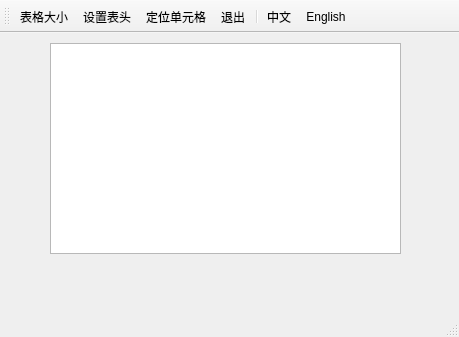
<?xml version="1.0" encoding="UTF-8"?>
<ui version="4.0">
 <class>MainWindow</class>
 <widget class="QMainWindow" name="MainWindow">
  <property name="geometry">
   <rect>
    <x>0</x>
    <y>0</y>
    <width>459</width>
    <height>337</height>
   </rect>
  </property>
  <property name="windowTitle">
   <string>自定义对话框及其调用</string>
  </property>
  <widget class="QWidget" name="centralWidget">
   <widget class="QTableView" name="tableView">
    <property name="geometry">
     <rect>
      <x>50</x>
      <y>10</y>
      <width>351</width>
      <height>211</height>
     </rect>
    </property>
   </widget>
  </widget>
  <widget class="QMenuBar" name="menuBar">
   <property name="geometry">
    <rect>
     <x>0</x>
     <y>0</y>
     <width>459</width>
     <height>23</height>
    </rect>
   </property>
  </widget>
  <widget class="QToolBar" name="mainToolBar">
   <property name="toolButtonStyle">
    <enum>Qt::ToolButtonTextUnderIcon</enum>
   </property>
   <attribute name="toolBarArea">
    <enum>TopToolBarArea</enum>
   </attribute>
   <attribute name="toolBarBreak">
    <bool>false</bool>
   </attribute>
   <addaction name="actTab_SetSize"/>
   <addaction name="actTab_SetHeader"/>
   <addaction name="actTab_Locate"/>
   <addaction name="actFile_Quit"/>
   <addaction name="separator"/>
   <addaction name="actLang_CN"/>
   <addaction name="actLang_EN"/>
  </widget>
  <widget class="QStatusBar" name="statusBar"/>
  <action name="actTab_SetSize">
   <property name="icon">
    <iconset resource="res.qrc">
     <normaloff>:/images/images/230.bmp</normaloff>:/images/images/230.bmp</iconset>
   </property>
   <property name="text">
    <string>表格大小</string>
   </property>
   <property name="toolTip">
    <string>设置表格行数列数</string>
   </property>
  </action>
  <action name="actTab_SetHeader">
   <property name="icon">
    <iconset resource="res.qrc">
     <normaloff>:/images/images/516.bmp</normaloff>:/images/images/516.bmp</iconset>
   </property>
   <property name="text">
    <string>设置表头</string>
   </property>
   <property name="toolTip">
    <string>设置表头标题</string>
   </property>
  </action>
  <action name="actFile_Quit">
   <property name="icon">
    <iconset resource="res.qrc">
     <normaloff>:/images/images/132.bmp</normaloff>:/images/images/132.bmp</iconset>
   </property>
   <property name="text">
    <string>退出</string>
   </property>
   <property name="toolTip">
    <string>退出本软件</string>
   </property>
  </action>
  <action name="actTab_Locate">
   <property name="icon">
    <iconset resource="res.qrc">
     <normaloff>:/images/images/304.bmp</normaloff>:/images/images/304.bmp</iconset>
   </property>
   <property name="text">
    <string>定位单元格</string>
   </property>
   <property name="toolTip">
    <string>定位到某个单元格</string>
   </property>
  </action>
  <action name="actLang_CN">
   <property name="icon">
    <iconset resource="res.qrc">
     <normaloff>:/images/images/CN.jpg</normaloff>:/images/images/CN.jpg</iconset>
   </property>
   <property name="text">
    <string>中文</string>
   </property>
  </action>
  <action name="actLang_EN">
   <property name="icon">
    <iconset resource="res.qrc">
     <normaloff>:/images/images/timg2.jpg</normaloff>:/images/images/timg2.jpg</iconset>
   </property>
   <property name="text">
    <string>English</string>
   </property>
  </action>
 </widget>
 <layoutdefault spacing="6" margin="11"/>
 <resources>
  <include location="res.qrc"/>
 </resources>
 <connections>
  <connection>
   <sender>actFile_Quit</sender>
   <signal>triggered()</signal>
   <receiver>MainWindow</receiver>
   <slot>close()</slot>
   <hints>
    <hint type="sourcelabel">
     <x>-1</x>
     <y>-1</y>
    </hint>
    <hint type="destinationlabel">
     <x>397</x>
     <y>255</y>
    </hint>
   </hints>
  </connection>
 </connections>
</ui>
